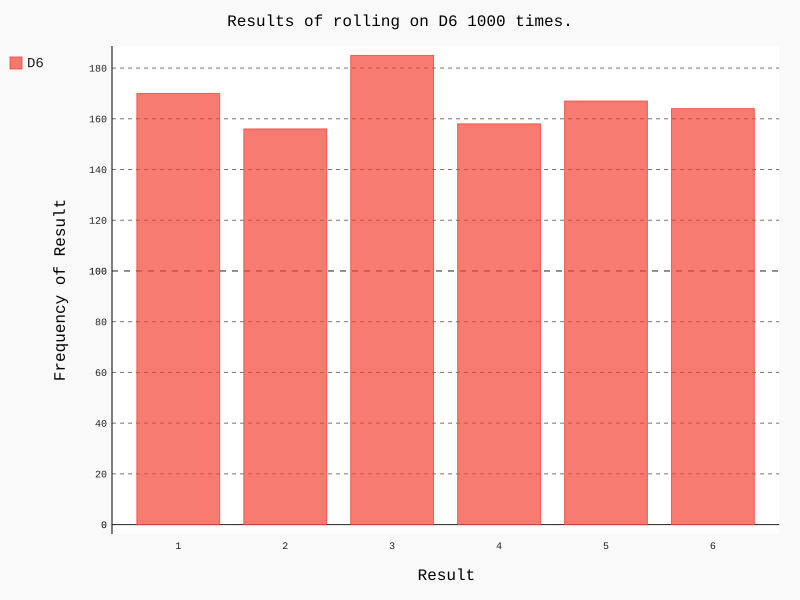

This figure's Python source:
"""

Making a Histogram
Now, with our list of frequencies, we can make a histogram of the results.
A histogram is simply a bar chart that shows how often specific results occur.

"""
import pygal
from die import Die

# Create a D6.
die = Die()

# Make some rolls, and store results in a list.
results = []
# analyzing the results, changing range of 100 to 1000
for roll_num in range(1000):
    result = die.roll()
    results.append(result)

# Analyze the results:
frequencies = []
for value in range(1, die.num_sides+1):
    frequency = results.count(value)
    frequencies.append(frequency)

# Visualize the results:
hist = pygal.Bar()

hist.title = "Results of rolling on D6 1000 times."
hist.x_labels = ['1', '2', '3', '4', '5', '6']
hist.x_title = "Result"
hist.y_title = "Frequency of Result"

hist.add('D6', frequencies)
hist.render_to_file('die_visual.svg')
